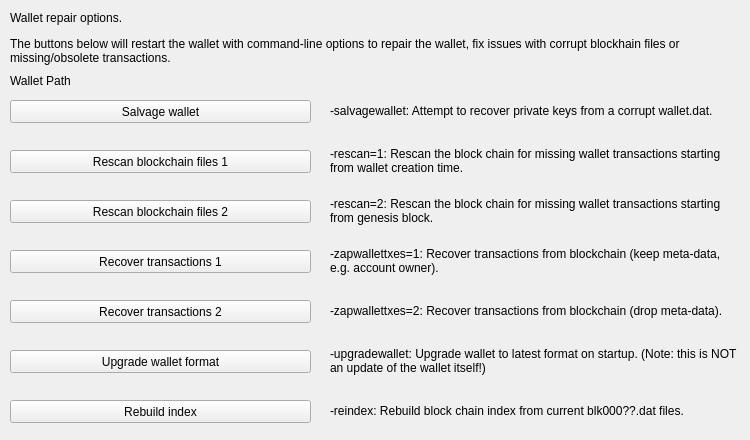
     <widget class="QWidget" name="pageRepair">
      <widget class="QPushButton" name="btn_salvagewallet">
       <property name="geometry">
        <rect>
         <x>10</x>
         <y>100</y>
         <width>301</width>
         <height>23</height>
        </rect>
       </property>
       <property name="minimumSize">
        <size>
         <width>180</width>
         <height>23</height>
        </size>
       </property>
       <property name="text">
        <string>Salvage wallet</string>
       </property>
      </widget>
      <widget class="QPushButton" name="btn_rescan1">
       <property name="geometry">
        <rect>
         <x>10</x>
         <y>150</y>
         <width>301</width>
         <height>23</height>
        </rect>
       </property>
       <property name="minimumSize">
        <size>
         <width>180</width>
         <height>23</height>
        </size>
       </property>
       <property name="text">
        <string>Rescan blockchain files 1</string>
       </property>
      </widget>
      <widget class="QPushButton" name="btn_rescan2">
       <property name="geometry">
        <rect>
         <x>10</x>
         <y>200</y>
         <width>301</width>
         <height>23</height>
        </rect>
       </property>
       <property name="minimumSize">
        <size>
         <width>180</width>
         <height>23</height>
        </size>
       </property>
       <property name="text">
        <string>Rescan blockchain files 2</string>
       </property>
      </widget>
      <widget class="QPushButton" name="btn_zapwallettxes1">
       <property name="geometry">
        <rect>
         <x>10</x>
         <y>250</y>
         <width>301</width>
         <height>23</height>
        </rect>
       </property>
       <property name="minimumSize">
        <size>
         <width>180</width>
         <height>23</height>
        </size>
       </property>
       <property name="text">
        <string>Recover transactions 1</string>
       </property>
      </widget>
      <widget class="QPushButton" name="btn_zapwallettxes2">
       <property name="geometry">
        <rect>
         <x>10</x>
         <y>300</y>
         <width>301</width>
         <height>23</height>
        </rect>
       </property>
       <property name="minimumSize">
        <size>
         <width>180</width>
         <height>23</height>
        </size>
       </property>
       <property name="text">
        <string>Recover transactions 2</string>
       </property>
      </widget>
      <widget class="QPushButton" name="btn_upgradewallet">
       <property name="geometry">
        <rect>
         <x>10</x>
         <y>350</y>
         <width>301</width>
         <height>23</height>
        </rect>
       </property>
       <property name="minimumSize">
        <size>
         <width>180</width>
         <height>23</height>
        </size>
       </property>
       <property name="text">
        <string>Upgrade wallet format</string>
       </property>
      </widget>
      <widget class="QLabel" name="label_repair_helptext">
       <property name="geometry">
        <rect>
         <x>10</x>
         <y>30</y>
         <width>711</width>
         <height>41</height>
        </rect>
       </property>
       <property name="text">
        <string>The buttons below will restart the wallet with command-line options to repair the wallet, fix issues with corrupt blockhain files or missing/obsolete transactions.</string>
       </property>
       <property name="wordWrap">
        <bool>true</bool>
       </property>
      </widget>
      <widget class="QLabel" name="label_repair_salvage">
       <property name="geometry">
        <rect>
         <x>330</x>
         <y>90</y>
         <width>411</width>
         <height>41</height>
        </rect>
       </property>
       <property name="text">
        <string>-salvagewallet: Attempt to recover private keys from a corrupt wallet.dat.</string>
       </property>
       <property name="wordWrap">
        <bool>true</bool>
       </property>
      </widget>
      <widget class="QLabel" name="label_repair_rescan1">
       <property name="geometry">
        <rect>
         <x>330</x>
         <y>140</y>
         <width>411</width>
         <height>41</height>
        </rect>
       </property>
       <property name="text">
        <string>-rescan=1: Rescan the block chain for missing wallet transactions starting from wallet creation time.</string>
       </property>
       <property name="wordWrap">
        <bool>true</bool>
       </property>
      </widget>
      <widget class="QLabel" name="label_repair_rescan2">
       <property name="geometry">
        <rect>
         <x>330</x>
         <y>190</y>
         <width>411</width>
         <height>41</height>
        </rect>
       </property>
       <property name="text">
        <string>-rescan=2: Rescan the block chain for missing wallet transactions starting from genesis block.</string>
       </property>
       <property name="wordWrap">
        <bool>true</bool>
       </property>
      </widget>
      <widget class="QLabel" name="label_repair_zap1">
       <property name="geometry">
        <rect>
         <x>330</x>
         <y>240</y>
         <width>411</width>
         <height>41</height>
        </rect>
       </property>
       <property name="text">
        <string>-zapwallettxes=1: Recover transactions from blockchain (keep meta-data, e.g. account owner).</string>
       </property>
       <property name="wordWrap">
        <bool>true</bool>
       </property>
      </widget>
      <widget class="QLabel" name="label_repair_zap2">
       <property name="geometry">
        <rect>
         <x>330</x>
         <y>290</y>
         <width>411</width>
         <height>41</height>
        </rect>
       </property>
       <property name="text">
        <string>-zapwallettxes=2: Recover transactions from blockchain (drop meta-data).</string>
       </property>
       <property name="wordWrap">
        <bool>true</bool>
       </property>
      </widget>
      <widget class="QLabel" name="label_repair_upgrade">
       <property name="geometry">
        <rect>
         <x>330</x>
         <y>340</y>
         <width>411</width>
         <height>41</height>
        </rect>
       </property>
       <property name="text">
        <string>-upgradewallet: Upgrade wallet to latest format on startup. (Note: this is NOT an update of the wallet itself!)</string>
       </property>
       <property name="wordWrap">
        <bool>true</bool>
       </property>
      </widget>
      <widget class="QLabel" name="label_repair_header">
       <property name="geometry">
        <rect>
         <x>10</x>
         <y>10</y>
         <width>711</width>
         <height>16</height>
        </rect>
       </property>
       <property name="text">
        <string>Wallet repair options.</string>
       </property>
       <property name="wordWrap">
        <bool>true</bool>
       </property>
      </widget>
      <widget class="QPushButton" name="btn_reindex">
       <property name="geometry">
        <rect>
         <x>10</x>
         <y>400</y>
         <width>301</width>
         <height>23</height>
        </rect>
       </property>
       <property name="text">
        <string>Rebuild index</string>
       </property>
      </widget>
      <widget class="QLabel" name="label_repair_reindex">
       <property name="geometry">
        <rect>
         <x>330</x>
         <y>390</y>
         <width>411</width>
         <height>41</height>
        </rect>
       </property>
       <property name="text">
        <string>-reindex: Rebuild block chain index from current blk000??.dat files.</string>
       </property>
       <property name="wordWrap">
        <bool>true</bool>
       </property>
      </widget>
      <widget class="QLabel" name="wallet_path">
       <property name="geometry">
        <rect>
         <x>10</x>
         <y>70</y>
         <width>731</width>
         <height>21</height>
        </rect>
       </property>
       <property name="text">
        <string>Wallet Path</string>
       </property>
      </widget>
     </widget>
